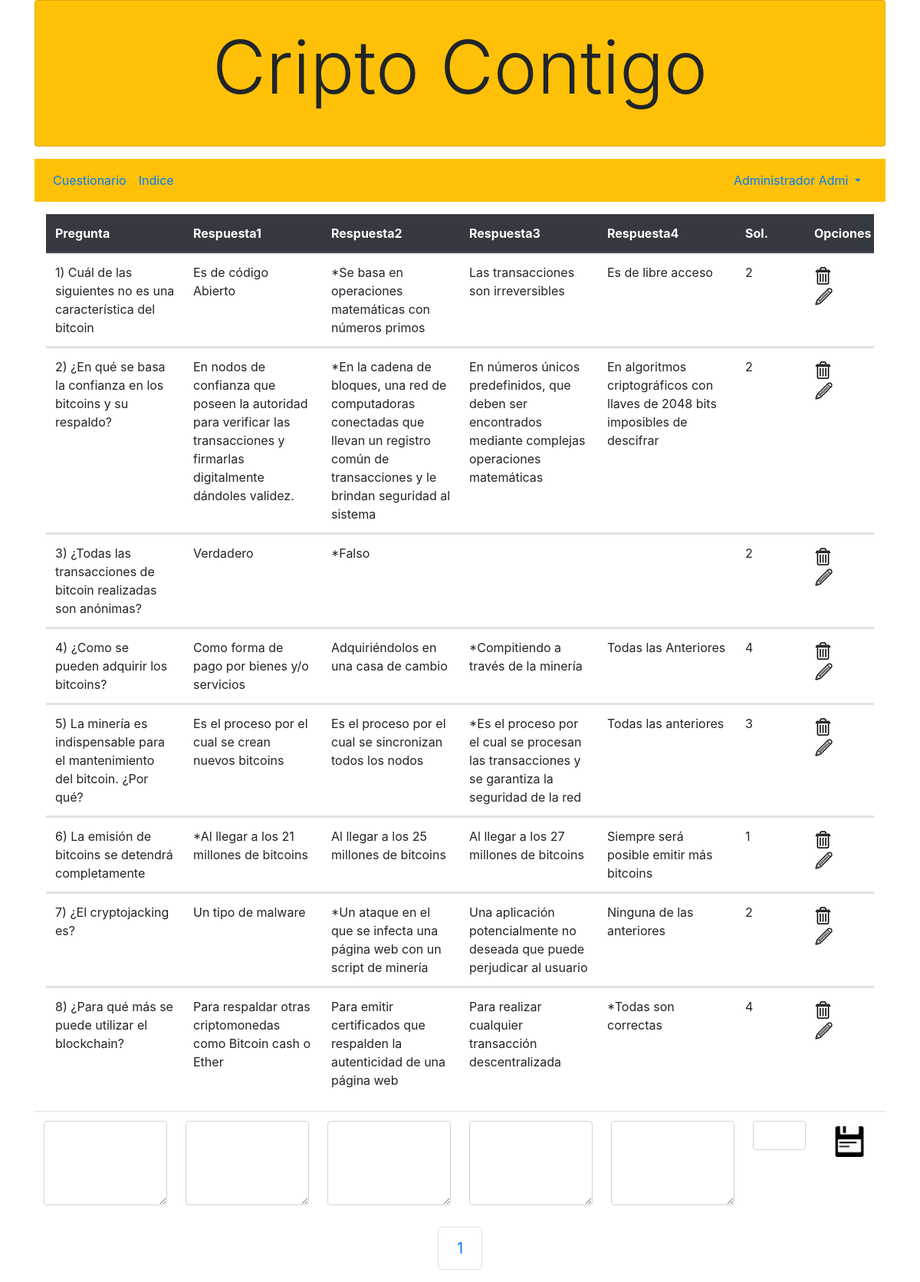
The page /preguntas.php (signed in) on the database its author committed.
### tables this page shows
CREATE TABLE `cuestionario` (
  `idpregunta` int(11) NOT NULL,
  `pregunta` text NOT NULL,
  `respuesta1` text NOT NULL,
  `respuesta2` text NOT NULL,
  `respuesta3` text NOT NULL,
  `respuesta4` text NOT NULL,
  `correcta` int(11) NOT NULL
);

### preguntas.php (the view, shortened to what this page needs)
	<?php include 'encabezado.php'; ?>
    <?php include 'usuario.php'; ?>
	<?php
		$base=getPDO();
        if(isset($_GET["pagina"])){
			if($_GET["pagina"]==1)
				header("Location:preguntas.php");
			else
				$pagina=$_GET["pagina"];
		}else
				$pagina=1;
		$filaspaginas=10;
		$empezar_desde = ($pagina-1) * $filaspaginas;
		$conexion = $base->query("SELECT * FROM cuestionario  LIMIT $empezar_desde,$filaspaginas");
		$registros = $conexion->fetchAll(PDO::FETCH_OBJ);
        $sql_total = "SELECT * FROM cuestionario";
		$resultado = $base->prepare($sql_total);
		$resultado->execute(array());
		$numfilas=$resultado->rowCount();
		$totalpaginas = ceil($numfilas / $filaspaginas);
	?>
  <form action="<?php echo $_SERVER['PHP_SELF'];?>" method="post">
  <div class="container-fluid">
	<table class="table">
		<thead class="thead-dark">
			<tr class="d-flex">
				<th class="col-2">Pregunta</th>
				<th class="col-2">Respuesta1</th>
				<th class="col-2">Respuesta2</th>
				<th class="col-2">Respuesta3</th>
				<th class="col-2">Respuesta4</th>
				<th class="col-1">Sol.</th>
				<th class="col-1">Opciones</th>
			</tr>
		</thead>
		<?php foreach($registros as $preguntas):?>
		 <tbody>
			<tr class="d-flex">
				<td class="col-2"><?php echo $preguntas->pregunta?> </td>
				<td class="col-2"><?php echo $preguntas->respuesta1?></td>
				<td class="col-2"><?php echo $preguntas->respuesta2?></td>
				<td class="col-2"><?php echo $preguntas->respuesta3?></td>
				<td class="col-2"><?php echo $preguntas->respuesta4?></td>
				<td class="col-1"><?php echo $preguntas->correcta?></td>
				<td class="col-1">
					<a href="borrar.php?id=<?php echo $preguntas->idpregunta?>"><img src="img/borrar.png" alt="x" /></a>
					<a href="editar.php?id=<?php echo $preguntas->idpregunta?> &
									preg=<?php echo $preguntas->pregunta?> &
									resp1=<?php echo $preguntas->respuesta1?> &
									resp2=<?php echo $preguntas->respuesta2?> &
									resp3=<?php echo $preguntas->respuesta3?>&
									resp4=<?php echo $preguntas->respuesta4?>&
									corr=<?php echo $preguntas->correcta?>
					        ">
						<input type="button"
							   name="actualizar"
							   style="background-color:transparent; border-color:transparent;">
							   <img src="img/editar.png" height="25">
					</a>
				</td>
			</tr>
		<?php endforeach;?>
		</tbody>
	 </table>
	</div>
	<table class="table">
		<tr class="d-flex">
			<td class="col-2"><textarea class="form-control" rows="4"  name="pregunta"></textarea></td>
			<td class="col-2"><textarea  class="form-control" rows="4" name="respuesta1"></textarea></td>
			<td class="col-2"><textarea  class="form-control" rows="4"  name="respuesta2"></textarea></td>
			<td class="col-2"><textarea  class="form-control" rows="4"  name="respuesta3"></textarea></td>
			<td class="col-2"><textarea  class="form-control" rows="4"  name="respuesta4"></textarea></td>
			<td class="col-1"><input class="form-control" type="number" name="correcta"></td>
			<td class="col-1"><button class="btn btn-default" type="submit" name="insertar"><img src="img/guardar.png" width="40"/></button></td>
		</tr>
     </table>
  </form>
  <nav >
   <ul class="pagination justify-content-center pagination-lg">
	<?php
		for($i=1;$i<=$totalpaginas;$i++)
			echo "<li class='page-item'> <a class='page-link' href='?pagina=" . $i . "'>" . $i . "</a>  ";
	?>
   </ul>
  </nav>
</div>

### encabezado.php (shortened to what this page needs)
<!doctype html>
<html lang="en">
  <head>
    <link rel="stylesheet" href="css/bootstrap.css" >
    <link rel="stylesheet" href="css/estilos.css">
  </head>
  <body>
    <div class="container">
        <div class="card text-center  bg-warning mb-3">
            <div class="card-body">
            <a class="btn btn-warning btn-lg btn-block" href="index.php" role="button"><p class="display-1">Cripto Contigo</p></a>
          </div>
        </div>

### usuario.php (shortened to what this page needs)
<nav class="navbar navbar-expand-lg navbar-warning bg-warning mb-3">
  <div class="collapse navbar-collapse" id="navbarText">
    <ul class="navbar-nav mr-auto flex-row">
        <li class="nav-item active">
          <?php
              if ($_SESSION["administrador"]==1) { ?>
                  <li class="nav-item active">
                     <a class="nav-link" href="preguntas.php">Cuestionario </span></a>
                  </li>
              <?php
                  }
              ?>
              <li class="nav-item active">
                    <a class="nav-link" href="menu.php">Indice </span></a>
              </li>
         </li>
     </ul>
     <ul class="nav navbar-nav navbar-right">
              <li class="nav-item dropdown px-2">
                  <a class="nav-link dropdown-toggle" href="#" id="navbarDropdownMenuLink" role="button" data-toggle="dropdown" aria-haspopup="true" aria-expanded="false">
                      <?php echo $_SESSION["usuario"] ?>
                  </a>
              </li>
      </ul>
  </div>
</nav>

### rows shown on the page
cuestionario: pregunta "1) Cuál de las siguientes no es una característica del bitcoin", respuesta1 "Es de código Abierto", respuesta2 "*Se basa en operaciones matemáticas con números primos", respuesta3 "Las transacciones son irreversibles", respuesta4 "Es de libre acceso", correcta "2"
cuestionario: pregunta "2) ¿En qué se basa la confianza en los bitcoins y su respaldo?", respuesta1 "En nodos de confianza que poseen la autoridad para verificar las transacciones y firmarlas digitalmente dándoles validez.", respuesta2 "*En la cadena de bloques, una red de computadoras conectadas que llevan un registro común de transacciones y le brindan seguridad al sistema", respuesta3 "En números únicos predefinidos, que deben ser encontrados mediante complejas operaciones matemáticas", respuesta4 "En algoritmos criptográficos con llaves de 2048 bits imposibles de descifrar", correcta "2"
cuestionario: pregunta "3) ¿Todas las transacciones de bitcoin realizadas son anónimas?", respuesta1 "Verdadero", respuesta2 "*Falso", correcta "2"
cuestionario: pregunta "4) ¿Como se pueden adquirir los bitcoins?", respuesta1 "Como forma de pago por bienes y/o servicios", respuesta2 "Adquiriéndolos en una casa de cambio", respuesta3 "*Compitiendo a través de la minería", respuesta4 "Todas las Anteriores", correcta "4"
cuestionario: pregunta "5) La minería es indispensable para el mantenimiento del bitcoin. ¿Por qué?", respuesta1 "Es el proceso por el cual se crean nuevos bitcoins", respuesta2 "Es el proceso por el cual se sincronizan todos los nodos", respuesta3 "*Es el proceso por el cual se procesan las transacciones y se garantiza la seguridad de la red", respuesta4 "Todas las anteriores", correcta "3"
cuestionario: pregunta "6) La emisión de bitcoins se detendrá completamente", respuesta1 "*Al llegar a los 21 millones de bitcoins", respuesta2 "Al llegar a los 25 millones de bitcoins", respuesta3 "Al llegar a los 27 millones de bitcoins", respuesta4 "Siempre será posible emitir más bitcoins", correcta "1"
cuestionario: pregunta "7) ¿El cryptojacking es?", respuesta1 "Un tipo de malware", respuesta2 "*Un ataque en el que se infecta una página web con un script de minería", respuesta3 "Una aplicación potencialmente no deseada que puede perjudicar al usuario", respuesta4 "Ninguna de las anteriores", correcta "2"
cuestionario: pregunta "8) ¿Para qué más se puede utilizar el blockchain?", respuesta1 "Para respaldar otras criptomonedas como Bitcoin cash o Ether", respuesta2 "Para emitir certificados que respalden la autenticidad de una página web", respuesta3 "Para realizar cualquier transacción descentralizada", respuesta4 "*Todas son correctas", correcta "4"

### other values the page prints
$_SESSION["usuario"] "Administrador Admi"
